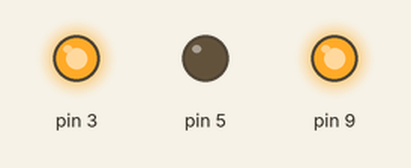
This sketch was run on a simulated Arduino Uno, built with avr-gcc and run on an emulated ATmega328P. On the bench: output pins drawn as LEDs (lit = HIGH).

Above: at 0.5 s.
At 1.5 s:
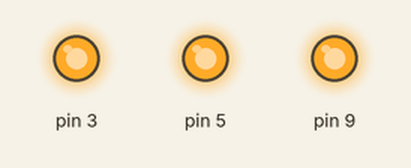
At 2.5 s:
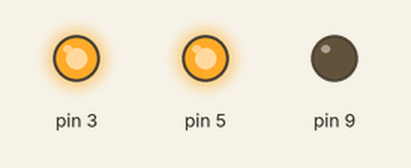
Timing chart, 0 to 3.5 s (numbered marks = the images above):
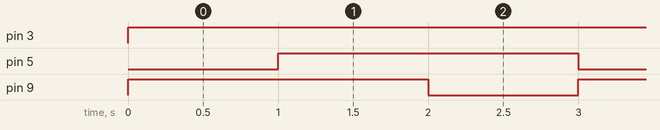

Measured:
- by itself, pin 3: LOW → HIGH at 0.00 s
- by itself, pin 5, pin 9: alternates HIGH for 2.0 s and LOW for 1.0 s
- by itself, everything shown: repeats every 3.0 s, in 3 steps

The sketch:

DC_Motor_Rotation_Controller.ino
```cpp
void setup(){
 pinMode(9,OUTPUT);
 pinMode(5,OUTPUT);
 pinMode(3, OUTPUT);

}

void loop(){
  analogWrite(3, 255);
   digitalWrite(9,HIGH);
   digitalWrite(5,LOW);

   delay(1000);

   digitalWrite(9,HIGH);
   digitalWrite(5,HIGH);

   delay(1000);

   digitalWrite(9,LOW);
   digitalWrite(5,HIGH);

   delay(1000);
}
```
